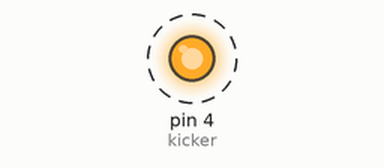
Recording of a sketch running on a simulated Arduino Uno, built with avr-gcc and run on an emulated ATmega328P. Parts: output pins drawn as LEDs (lit = HIGH). Dashed ring = blinking. What the sketch prints to the serial monitor is not drawn.

Above: at 0.5 s.
Timing chart, 0 to 4.6 s (numbered marks = the images above):
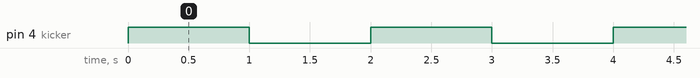

The sketch:

kicker.ino
```cpp
int kicker = 4;


void setup() {
  Serial.begin(9600);
  pinMode(kicker, OUTPUT);
}

void loop() {
  Serial.println(1);
  digitalWrite(kicker, HIGH);
  delay(1000);
  Serial.println(0);
  digitalWrite(kicker, LOW);
  delay(1000);
}
```

Measured:
- by itself, pin 4 (kicker): alternates HIGH for 1.0 s and LOW for 1.0 s
